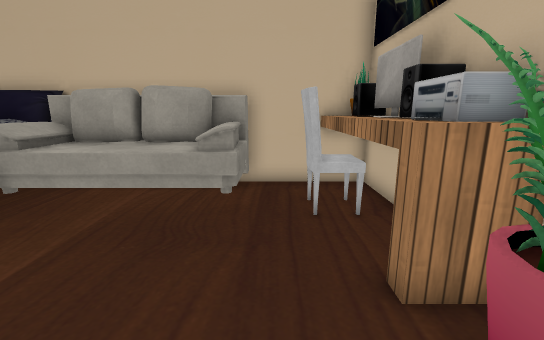
view 1 (above)

17 first-person views from a walk through a scene from a Unity 3-D project. The camera is 1.3 m above the floor, tilts 12° down and sees 90° across. Doors are open. The floor is counted in squares, 0.5 m on a side. Each view is taken from the middle of a square. On the plan, view 1 faces up. The plan holds only what a view shows up to about 19 squares ahead; the rest is blank. The place goes on beyond the plan. The player character is not drawn. Some surface patterns are stand-ins.

view 2
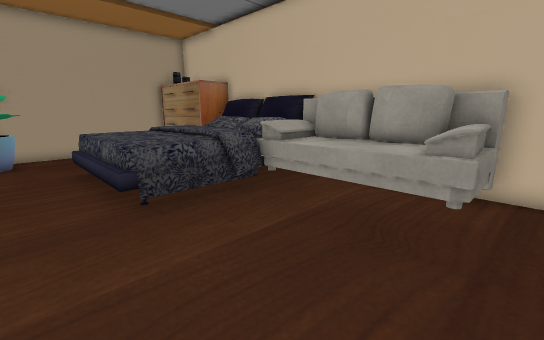

view 3
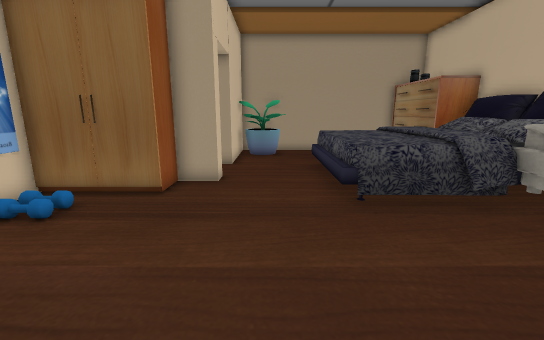

view 4
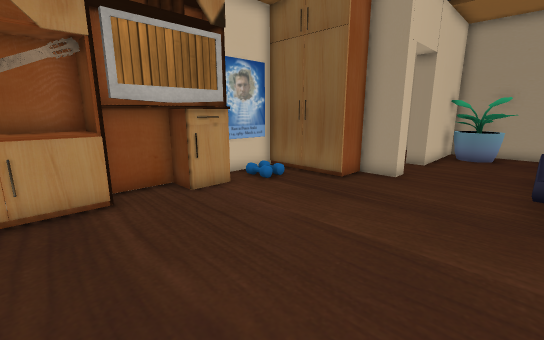

view 5
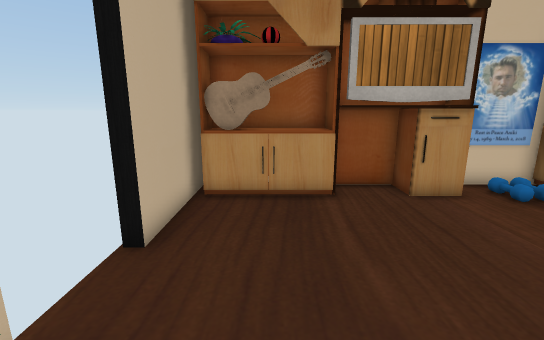

view 6
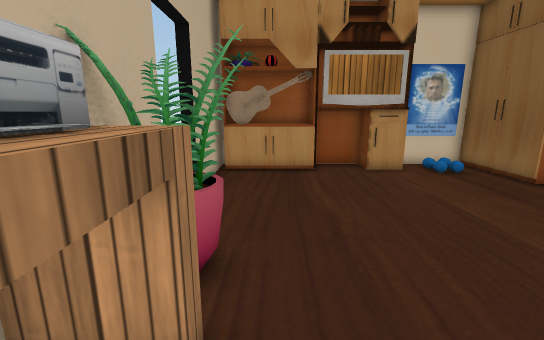

view 7
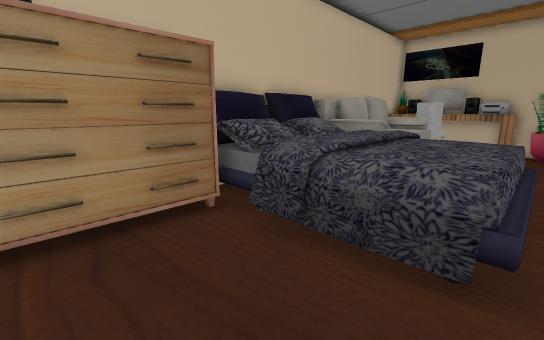

view 8
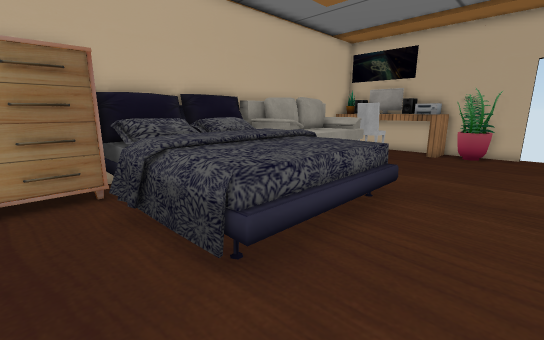

view 9
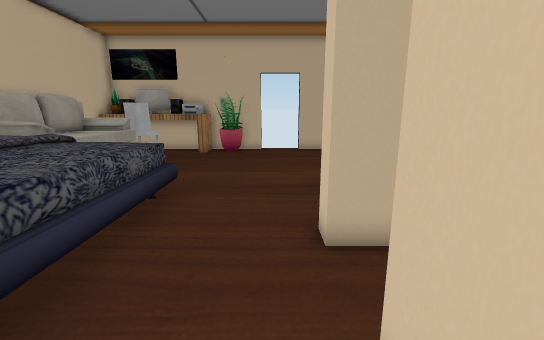

view 10
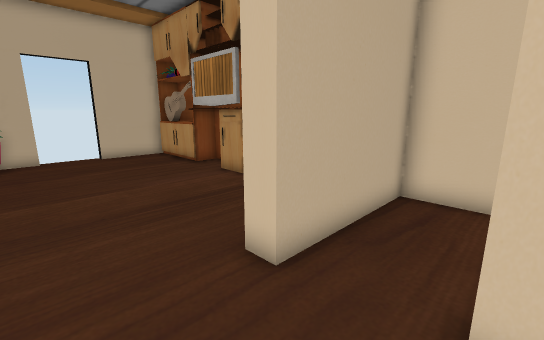

view 11
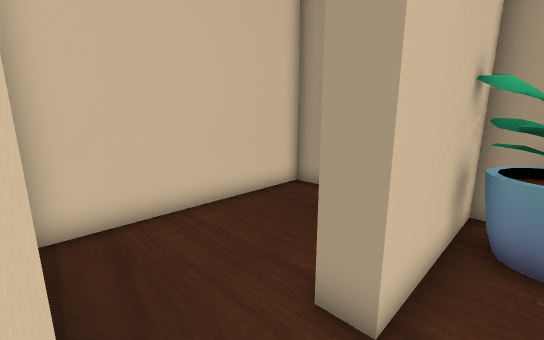

view 12
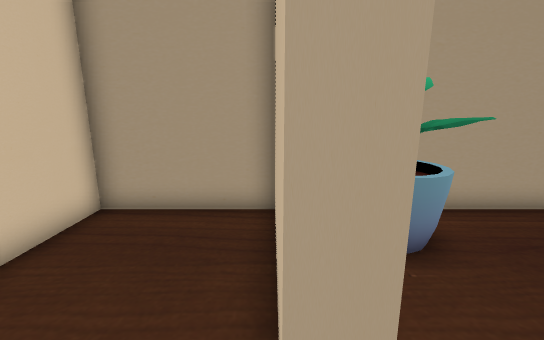

view 13
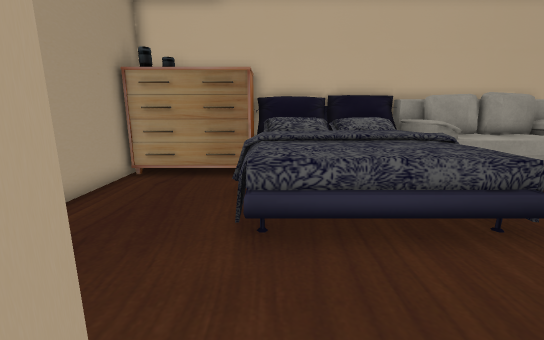

view 14
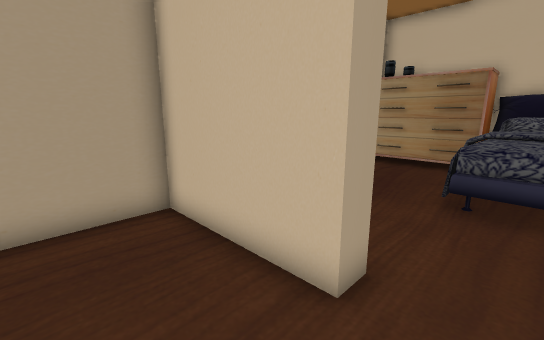

view 15
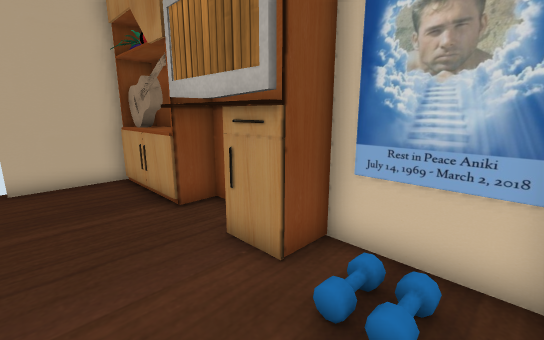

view 16
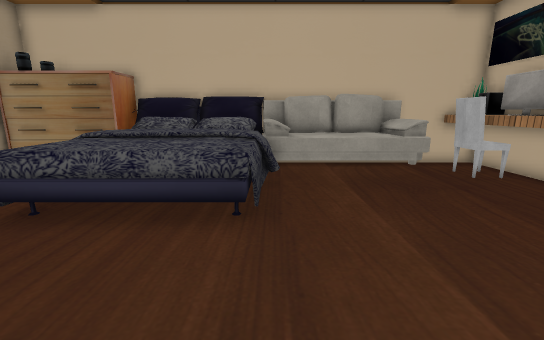

view 17
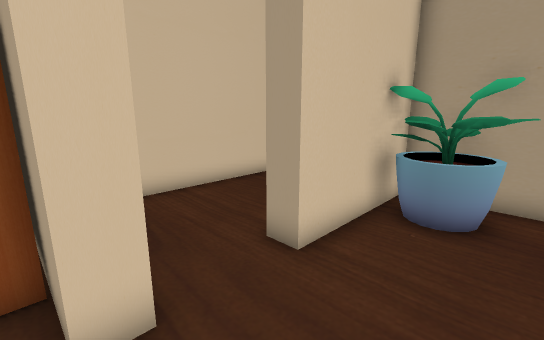

### Floor plan
Ten units are one square. View 1 is at (0, 0); x grows to the right and y downward. Boxes are objects, and circles mark ways between rooms. Rooms are numbered by the first view taken in them; rooms with no view inside come last. Other rooms are left out.
<svg viewBox="-196 -110 241 200">
<path fill="none" stroke="#000" d="M-110 21 -102 21 -102 56M-46 62 -34 62M36 -33 18 -33 18 -65M35 2 35 -30M-6 62 32 62M-86 77 10 77M18 -84 18 -101M35 -54 35 -101 -76 -101M-138 -101 -138 -83 -190 -83M35 60 35 29M-191 -86 -191 21 -138 21M-138 21 -138 29 -191 29 -191 77 -110 77 -110 21M35 -30 35 -54M10 77 35 77 35 60M31 76 31 62"/>
<rect x="-185" y="-5" width="20" height="20" fill="#bbb"><title>plant</title></rect>
<rect x="-145" y="-105" width="140" height="90" fill="#bbb"><title>other object</title></rect>
<rect x="-95" y="35" width="10" height="40" fill="#bbb"><title>other object</title></rect>
<rect x="-55" y="55" width="50" height="30" fill="#bbb"><title>other object</title></rect>
<rect x="5" y="-85" width="20" height="20" fill="#bbb"><title>chair</title></rect>
<rect x="15" y="-25" width="20" height="20" fill="#bbb"><title>plant</title></rect>
<circle cx="-120" cy="20" r="3" fill="#2a7"/>
<text x="-60" y="-20">1</text>
<text x="-150" y="50">2</text>
<text x="30" y="-50">3</text>
<text x="20" y="70">4</text>
</svg>
Room 1 opens to room 2.

Where each view was taken, in squares from view 1:
view 1: 0 up, 0 right, facing up
view 2: 0 up, 0 right, facing up-left
view 3: 0 up, 0 right, facing left
view 4: 2 up, 1 right, facing down-left
view 5: 2 up, 1 right, facing down
view 6: 6 up, 1 right, facing down
view 7: 2 up, 18 left, facing up-right
view 8: 1 down, 16 left, facing up-right
view 9: 1 down, 16 left, facing right
view 10: 1 up, 14 left, facing down-right
view 11: 1 down, 11 left, facing down-left
view 12: 3 down, 12 left, facing left
view 13: 3 down, 13 left, facing up
view 14: 6 down, 12 left, facing up-left
view 15: 3 down, 8 left, facing down-right
view 16: 4 down, 7 left, facing up
view 17: 1 up, 10 left, facing down-left
